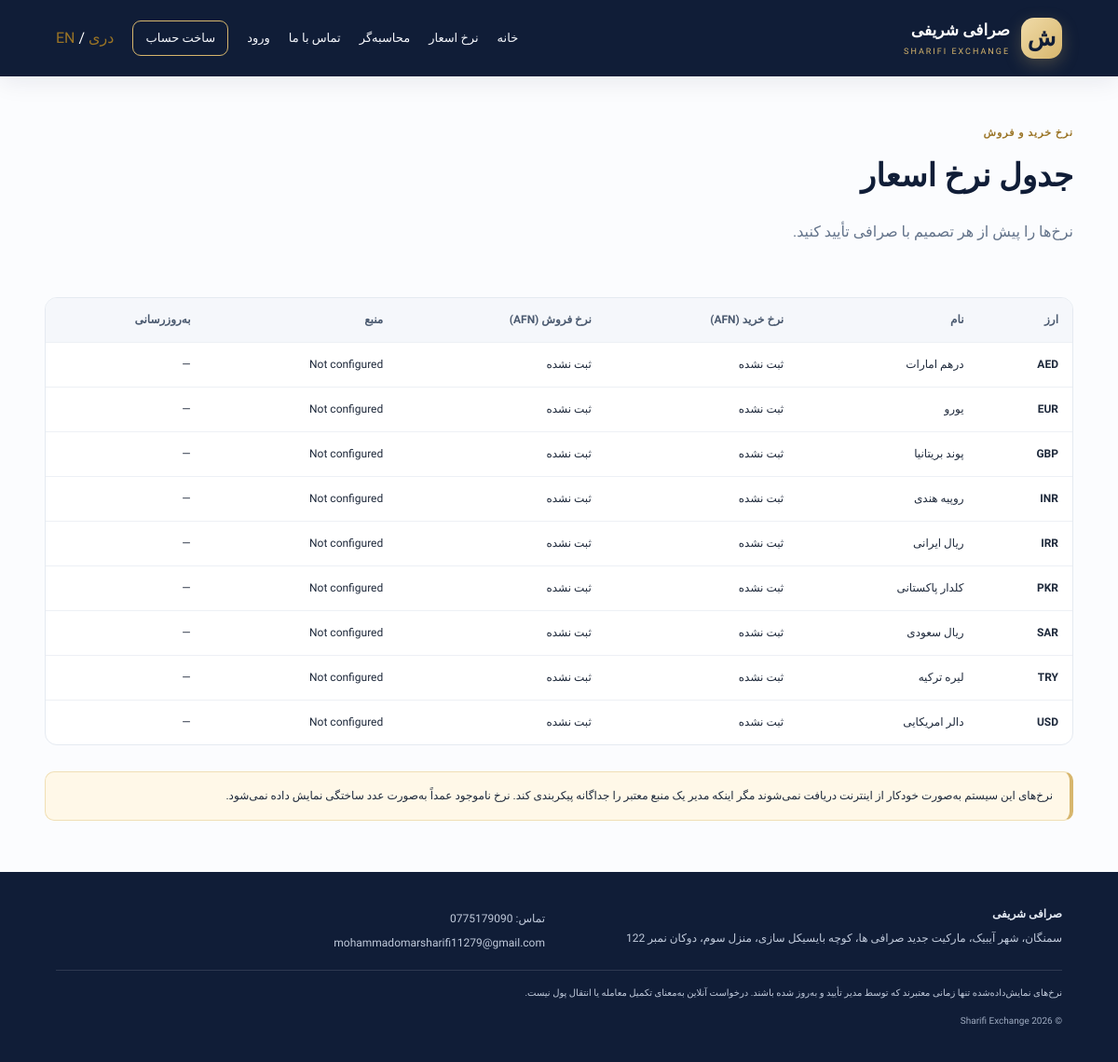
/rates, run on the app's committed database.
### tables this page shows
CREATE TABLE rates (
      code TEXT PRIMARY KEY,
      name_dari TEXT NOT NULL,
      name_en TEXT NOT NULL,
      buy_rate TEXT,
      sell_rate TEXT,
      updated_at TEXT,
      updated_by INTEGER,
      source TEXT NOT NULL DEFAULT 'Not configured',
      FOREIGN KEY(updated_by) REFERENCES users(id)
    );

### app.py (the view)
@app.route("/rates")
def rates_page():
    rates = get_db().execute(
        "SELECT * FROM rates ORDER BY code"
    ).fetchall()
    return render_template("rates.html", rates=rates)

### app.py (called while the page is built)
def get_db():
    if "db" not in g:
        os.makedirs(os.path.dirname(DB_PATH) or ".", exist_ok=True)
        g.db = sqlite3.connect(DB_PATH)
        g.db.row_factory = sqlite3.Row
        g.db.execute("PRAGMA foreign_keys = ON")
        g.db.execute("PRAGMA busy_timeout = 5000")
    return g.db

def current_user():
    uid = session.get("user_id")
    if not uid:
        return None
    return get_db().execute(
        "SELECT id, name, email, role, created_at FROM users WHERE id=?",
        (uid,)
    ).fetchone()

@app.context_processor
def inject_globals():
    language = session.get("language", "fa")
    return {
        "business": BUSINESS,
        "current_user": current_user(),
        "csrf_token": csrf_token,
        "year": datetime.now().year,
        "language": language,
        "language_dir": "rtl" if language == "fa" else "ltr"
    }

@app.before_request
def protect_post():
    if request.method == "POST":
        token = session.get("_csrf", "")
        supplied = request.form.get("_csrf", "")
        if (
            not token
            or not supplied
            or not hmac.compare_digest(token, supplied)
        ):
            abort(
                400,
                "درخواست نامعتبر است. صفحه را تازه‌سازی کرده و دوباره تلاش کنید."
            )

### templates/rates.html
{% extends "base.html" %}{% block title %}نرخ اسعار{% endblock %}{% block content %}
<section class="page-head"><span class="eyebrow">نرخ خرید و فروش</span><h1>جدول نرخ اسعار</h1><p>نرخ‌ها را پیش از هر تصمیم با صرافی تأیید کنید.</p></section>
<div class="table-wrap"><table><thead><tr><th>ارز</th><th>نام</th><th>نرخ خرید (AFN)</th><th>نرخ فروش (AFN)</th><th>منبع</th><th>به‌روزرسانی</th></tr></thead><tbody>
{% for r in rates if r.code != 'AFN' %}<tr><td><strong>{{ r.code }}</strong></td><td>{{ r.name_dari }}</td><td>{{ r.buy_rate|money if r.buy_rate else 'ثبت نشده' }}</td><td>{{ r.sell_rate|money if r.sell_rate else 'ثبت نشده' }}</td><td>{{ r.source }}</td><td>{{ r.updated_at or '—' }}</td></tr>{% endfor %}
</tbody></table></div>
<div class="notice">نرخ‌های این سیستم به‌صورت خودکار از اینترنت دریافت نمی‌شوند مگر اینکه مدیر یک منبع معتبر را جداگانه پیکربندی کند. نرخ ناموجود عمداً به‌صورت عدد ساختگی نمایش داده نمی‌شود.</div>
{% endblock %}

### templates/base.html (shortened to what this page needs)
<!doctype html>
<html lang="{{ language }}" dir="{{ language_dir }}">
<head>
  <link
    rel="stylesheet"
    href="{{ url_for('static', filename='style.css') }}"
  >
</head>
<body>
<header class="topbar">
  <a class="brand" href="{{ url_for('index') }}">
    <span class="brand-mark">ش</span>
    <span>
      <strong>
        {% if language == "en" %}
          Sharifi Exchange
        {% else %}
          صرافی شریفی
        {% endif %}
      </strong>
      <small>SHARIFI EXCHANGE</small>
    </span>
  </a>
  <nav>
    <a href="{{ url_for('index') }}">
      {% if language == "en" %}
        Home
      {% else %}
        خانه
      {% endif %}
    </a>
    <a href="{{ url_for('rates_page') }}">
      {% if language == "en" %}
        Exchange Rates
      {% else %}
        نرخ اسعار
      {% endif %}
    </a>
    <a href="{{ url_for('convert') }}">
      {% if language == "en" %}
        Converter
      {% else %}
        محاسبه‌گر
      {% endif %}
    </a>
    <a href="{{ url_for('contact') }}">
      {% if language == "en" %}
        Contact
      {% else %}
        تماس با ما
      {% endif %}
    </a>
    {% if current_user %}
      <a href="{{ url_for('dashboard') }}">
        {% if language == "en" %}
          My Account
        {% else %}
          حساب من
        {% endif %}
      </a>
 <span class="language-switcher">
  <a href="{{ url_for('change_language', lang='fa') }}">دری</a>
  <span>/</span>
  <a href="{{ url_for('change_language', lang='en') }}">EN</a>
</span>
      {% if current_user.role in ['admin','staff','support','auditor'] %}
        <a href="{{ url_for('admin') }}">
          {% if language == "en" %}
            Admin
          {% else %}
            مدیریت
          {% endif %}
        </a>
      {% endif %}
      <form
        class="inline"
        action="{{ url_for('logout') }}"
        method="post"
      >
        <input
          type="hidden"
          name="_csrf"
          value="{{ csrf_token() }}"
        >
        <button class="nav-logout">
          {% if language == "en" %}
            Logout
          {% else %}
            خروج
          {% endif %}
        </button>
      </form>
    {% else %}
      <a href="{{ url_for('login') }}">
        {% if language == "en" %}
          Login
        {% else %}
          ورود
        {% endif %}
      </a>
      <a
        class="nav-register"
        href="{{ url_for('register') }}"
      >
        {% if language == "en" %}
          Register
        {% else %}
          ساخت حساب
        {% endif %}
      </a>
    {% endif %}
    <span class="language-switcher">
      <a
        href="{{ url_for('change_language', lang='fa') }}"
        class="{% if language == 'fa' %}active{% endif %}"
      >
        دری
      </a>
      <span>/</span>
      <a
        href="{{ url_for('change_language', lang='en') }}"
        class="{% if language == 'en' %}active{% endif %}"
      >
        EN
      </a>
    </span>
  </nav>
</header>
<main class="container">
  {% block content %}{% endblock %}
</main>
<footer class="footer">
  <div>
    <strong>
      {% if language == "en" %}
        Sharifi Exchange
      {% else %}
        صرافی شریفی
      {% endif %}
    </strong>
    <p>{{ business.address }}</p>
  </div>
  <div>
    <p>
      {% if language == "en" %}
        Contact:
      {% else %}
        تماس:
      {% endif %}
      {{ business.phone }}
    </p>
    <p>{{ business.email }}</p>
  </div>
  <p class="disclaimer">
    {% if language == "en" %}
      Displayed rates are valid only when confirmed and updated
      by the administrator. An online request does not mean that
      the transaction or money transfer has been completed.
    {% else %}
      نرخ‌های نمایش‌داده‌شده تنها زمانی معتبرند که توسط مدیر تأیید
      و به‌روز شده باشند. درخواست آنلاین به‌معنای تکمیل معامله
      یا انتقال پول نیست.
    {% endif %}
  </p>
  <small>
    © {{ year }} Sharifi Exchange
  </small>
</footer>
</body>
</html>

### static/style.css (style rules this page uses)
:root { --navy:#101d37;--navy2:#192b4d;--gold:#d7b66d;--gold2:#f0dba8;--ink:#1e293b;--muted:#64748b;--line:#e5eaf1;--paper:#fff;--soft:#f5f7fb;--green:#19765a;--red:#b63b4b;--shadow:0 18px 45px rgba(16,29,55,.09) }
* { box-sizing:border-box }
html { scroll-behavior:smooth }
body { margin:0;background:#fbfcfe;color:var(--ink);font-family:"Vazirmatn",Tahoma,sans-serif;line-height:1.75 }
a { color:#9a7425;text-decoration:none }
.topbar { min-height:82px;background:var(--navy);color:white;display:flex;align-items:center;justify-content:space-between;padding:12px max(5vw,20px);gap:24px;box-shadow:0 5px 25px #101d3715 }
.brand { display:flex;align-items:center;gap:12px;color:white }
.brand strong { display:block;font-size:17px }
.brand small { display:block;letter-spacing:2px;font-size:9px;color:var(--gold) }
.brand-mark { width:44px;height:44px;display:inline-grid;place-items:center;border-radius:14px;background:linear-gradient(135deg,var(--gold2),var(--gold));color:var(--navy);font-size:25px;font-weight:800;box-shadow:0 6px 18px #d7b66d40 }
.topbar nav { display:flex;align-items:center;gap:20px;flex-wrap:wrap }
.topbar nav>a,.nav-logout { color:#f5f7fc;font-size:13px }
.nav-register { border:1px solid #d7b66d;border-radius:9px;padding:7px 13px }
.container { width:min(1160px,92%);margin:0 auto;min-height:60vh }
.eyebrow { font-size:11px;letter-spacing:1px;color:#9a7425;font-weight:800 }
.hero-copy>p,.page-head p { color:var(--muted);max-width:620px }
.notice { background:#fff8e8;border:1px solid #f0dfb5;border-right:4px solid var(--gold);border-radius:10px;padding:15px 18px;font-size:12px;margin:28px 0 50px }
.page-head { padding:45px 0 20px }
.page-head h1 { color:var(--navy);font-size:34px;margin:4px 0 }
.table-wrap { width:100%;overflow-x:auto;background:white;border:1px solid var(--line);border-radius:13px;margin:20px 0 25px }
table { border-collapse:collapse;width:100%;min-width:760px;font-size:12px }
th { background:#f5f7fb;color:#4b5a70;text-align:right;font-weight:700 }
th,td { padding:13px 15px;border-bottom:1px solid #edf0f5;vertical-align:top }
tbody tr:last-child td { border-bottom:0 }
.footer { background:var(--navy);color:#e4eaf3;padding:35px max(5vw,20px);display:grid;grid-template-columns:1fr 1fr;gap:8px 30px;margin-top:55px;font-size:12px }
.footer p { margin:5px 0;color:#c0cadb }
.footer .disclaimer { grid-column:1/-1;border-top:1px solid #ffffff20;padding-top:15px;font-size:10px }
.footer>small { grid-column:1/-1;color:#9eabc0 }

### data on the page
rates: code "AED", name_dari "درهم امارات", buy_rate "ثبت نشده", sell_rate "ثبت نشده", source "Not configured", updated_at "—"
rates: code "EUR", name_dari "یورو", buy_rate "ثبت نشده", sell_rate "ثبت نشده", source "Not configured", updated_at "—"
rates: code "GBP", name_dari "پوند بریتانیا", buy_rate "ثبت نشده", sell_rate "ثبت نشده", source "Not configured", updated_at "—"
rates: code "INR", name_dari "روپیه هندی", buy_rate "ثبت نشده", sell_rate "ثبت نشده", source "Not configured", updated_at "—"
rates: code "IRR", name_dari "ریال ایرانی", buy_rate "ثبت نشده", sell_rate "ثبت نشده", source "Not configured", updated_at "—"
rates: code "PKR", name_dari "کلدار پاکستانی", buy_rate "ثبت نشده", sell_rate "ثبت نشده", source "Not configured", updated_at "—"
rates: code "SAR", name_dari "ریال سعودی", buy_rate "ثبت نشده", sell_rate "ثبت نشده", source "Not configured", updated_at "—"
rates: code "TRY", name_dari "لیره ترکیه", buy_rate "ثبت نشده", sell_rate "ثبت نشده", source "Not configured", updated_at "—"
rates: code "USD", name_dari "دالر امریکایی", buy_rate "ثبت نشده", sell_rate "ثبت نشده", source "Not configured", updated_at "—"

### other printed values
{{ business.address }} "سمنگان، شهر آیبیک، مارکیت جدید صرافی ها، کوچه بایسیکل سازی، منزل سوم، دوکان نمبر 122"
{{ business.phone }} "0775179090"
{{ business.email }} "mohammadomarsharifi11279@gmail.com"
